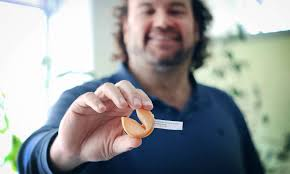
%> input picture Dataset_custom/images23.jpg, 290 x 174 px
$ octave testSVM.m   (GNU Octave 9; MATLAB toolbox functions it lacks are replaced by stand-ins)
%> lines starting %> are read from the running program, lines starting %| are printed output that depends on the picture
### features_extraction.m
function [images_info, Labels] = features_extraction(selectedFiles_r, n, num_of_superpixels)

    images_info = [];

    index_row_of_current_image = 1;
    for im=1:n
        % image = imread(selectedFiles{im});
        image = selectedFiles_r{im};
        image_lab = rgb2lab(image); %L*a*b
        img_rgb = lab2rgb(image_lab);
        image_gray = rgb2gray(image);
        [Labels,N] = superpixels(image,num_of_superpixels);

        region = regionprops(Labels, 'BoundingBox');
        superPixelBoxes={region.BoundingBox};

        i=0;
        [poi_array_x, poi_array_y] = size(superPixelBoxes);
        poi_array = zeros(poi_array_x, 4, 'single');
        for superpixel = superPixelBoxes
            i = i+1;

            % Get Bounding Box coordinates
            x = superpixel{1}(2);
            y = superpixel{1}(1);
            xwidth = superpixel{1}(4);
            yheight = superpixel{1}(3);
            xMin = ceil(x);
            xMax = xMin + xwidth - 1;
            yMin = ceil(y);
            yMax = yMin + yheight - 1;

            % Get the corresponding sub-image Is.
            Is = image_lab(x:1:xMax,y:1:yMax);

            % Extract SURF feaures
            % Determine the points of interest in the sub-image according to SURF
            % descriptor.
            spoints = detectSURFFeatures(mat2gray(Is));
            [features, valid_points] = extractFeatures(Is,spoints,'Method','SURF','SurfSize',128);

            % Point of Interest doesn't exist.
            poi = valid_points.selectStrongest(1);
            [szx, szy] = size(poi);
            if (szx == 0 || szy == 0)
                poi_array(i,1) = 0;
                poi_array(i,2) = 0;
                poi_array(i,3) = 0;
                poi_array(i,4) = 0;
            else
                poi_array(i,1) = poi.Scale;
                poi_array(i,2) = poi.SignOfLaplacian;
                poi_array(i,3) = poi.Orientation;
                poi_array(i,4) = poi.Metric;
            end

            spoints_all{i} = spoints;
            poi_all = poi_array;
            %%color_label_all(i,:) = I;
            % images_info = cellarray: {i} = table for each image -> each row is a superpixel with dominant color
            % images_info = table for all images -> each row is a superpixel with dominant color and poi_array (trainY and trainX)
            %%superpixel_info(i,1) = I;
            superpixel_info(i,:) = poi_array(i,:);
        end

        %Gabor Features parameters
        wavelengthMin = 4/sqrt(2);
        wavelength = 2.^(0:4) * wavelengthMin; %vector
        deltaTheta = 45;
        orientation = 0:deltaTheta:(180-deltaTheta); %vector
        g = gabor(wavelength,orientation);
        gabormag = imgaborfilt(image_gray,g);

        %Extract Gabor Features for ALL superpixels.
        K = size(gabormag,3); %K=20
        gaborFeatures = zeros(N,K);  %Initialiaze matrix for Gabor features.
        for step=1:K
           res = regionprops(Labels,gabormag(:,:,step),'MeanIntensity');
           gaborFeatures(:,step) = [res.MeanIntensity]';
        end

        images_info = poi_array;
    end
end

### testSVM.m
clc
clear
% close all;

%Selected image for testing.
selectedFiles = {'images23.jpg'};

n=length(selectedFiles); %n=1.
color_bins = 32; %Number of colors.
num_of_superpixels = 30; %Number of superpixels.

% Resize every image to 250x375 dimensions.
image = imread(selectedFiles{1});
%> image is the input picture: size 174x290x3 uint8; mean R, G, B 152.7, 156.2, 155.9
resized = imresize(image, [250 375], 'bilinear');
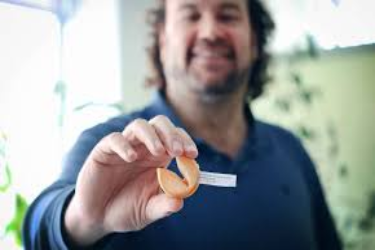
%> resized: size 250x375x3 uint8; mean R, G, B 152.7, 156.2, 155.9
selectedFiles_r{1} = resized;

%Extract SURF and Gabor features for all images.
[trainX, superpixels_labels] = features_extraction(selectedFiles_r, n, num_of_superpixels);
%> the loop in features_extraction, `for im=1:n` made 1 pass
%> (N, poi_array_x, poi_array_y) on pass 1: (27, 1, 27)
%> pass 1, in features_extraction, `image_gray = rgb2gray(image);`:
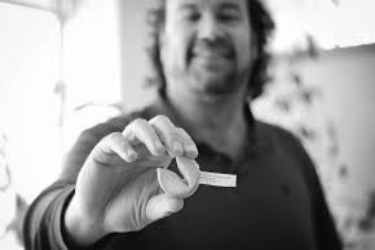
%> image_gray: size 250x375 uint8; min 2, max 255, mean 155.1
%> pass 1, in features_extraction, `[Labels,N] = superpixels(image,num_of_superpixels);`:
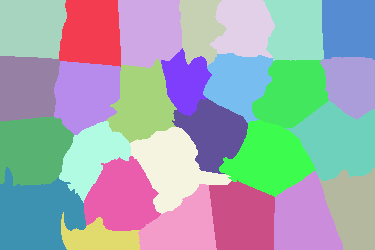
%> Labels: size 250x375 double; 27 distinct labels, from 1 to 27; one colour per label, 0 black
%> the run ends on the next line

$ run again, with Dataset_custom/images1.jpg copied over Dataset_custom/images23.jpg
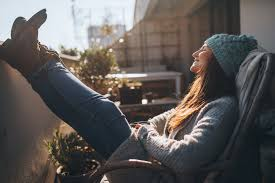
%> input picture Dataset_custom/images1.jpg, 275 x 183 px
%> image is the input picture: size 183x275x3 uint8; mean R, G, B 92.8, 88.7, 87
%> the loop in features_extraction, `for im=1:n` made 1 pass
%> (N, poi_array_x, poi_array_y) on pass 1: (28, 1, 28)
%> pass 1, in features_extraction, `image_gray = rgb2gray(image);`:
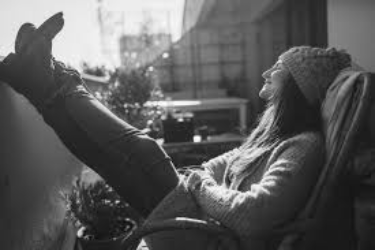
%> image_gray: size 250x375 uint8; min 11, max 253, mean 89.8
%> pass 1, in features_extraction, `[Labels,N] = superpixels(image,num_of_superpixels);`:
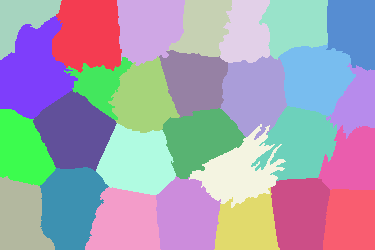
%> Labels: size 250x375 double; 28 distinct labels, from 1 to 28; one colour per label, 0 black

$ run again, with Dataset_custom/images10.jpg copied over Dataset_custom/images23.jpg
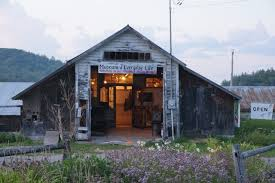
%> input picture Dataset_custom/images10.jpg, 275 x 183 px
%> image is the input picture: size 183x275x3 uint8; mean R, G, B 124.2, 128.3, 133.9
%> the loop in features_extraction, `for im=1:n` made 1 pass
%> (N, poi_array_x, poi_array_y) on pass 1: (28, 1, 28)
%> pass 1, in features_extraction, `image_gray = rgb2gray(image);`:
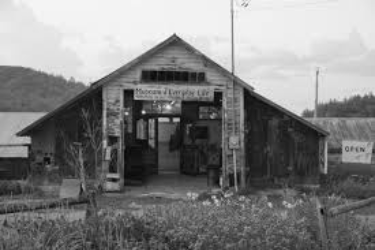
%> image_gray: size 250x375 uint8; min 4, max 252, mean 127.7
%> pass 1, in features_extraction, `[Labels,N] = superpixels(image,num_of_superpixels);`:
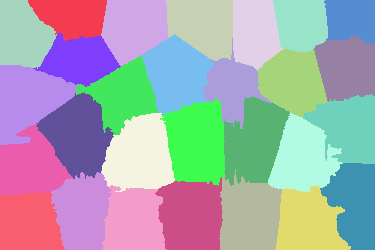
%> Labels: size 250x375 double; 28 distinct labels, from 1 to 28; one colour per label, 0 black

$ run again, with Dataset_custom/images11.jpg copied over Dataset_custom/images23.jpg
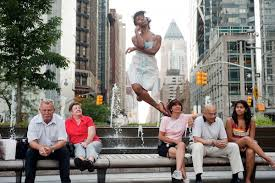
%> input picture Dataset_custom/images11.jpg, 275 x 183 px
%> image is the input picture: size 183x275x3 uint8; mean R, G, B 132.2, 126.9, 121.3
%> the loop in features_extraction, `for im=1:n` made 1 pass
%> (N, poi_array_x, poi_array_y) on pass 1: (28, 1, 28)
%> pass 1, in features_extraction, `image_gray = rgb2gray(image);`:
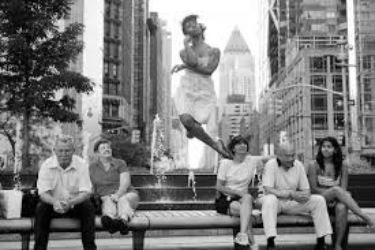
%> image_gray: size 250x375 uint8; min 0, max 255, mean 127.9
%> pass 1, in features_extraction, `[Labels,N] = superpixels(image,num_of_superpixels);`:
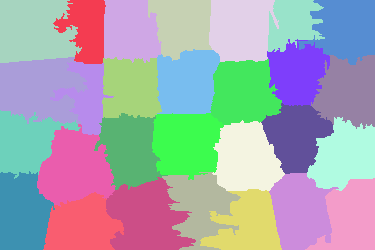
%> Labels: size 250x375 double; 28 distinct labels, from 1 to 28; one colour per label, 0 black
